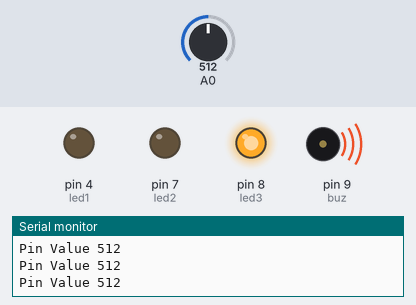
Recording of a sketch running on a simulated Arduino Uno, built with avr-gcc and run on an emulated ATmega328P. Shown: output pins drawn as LEDs (lit = HIGH), buzzer (waves = sounding), the last lines printed to the serial monitor. The inputs (shaded band) are chosen by the test bench; at power-on: A0 = 512.

Above: at 1.4 s.
1.5 s: A0 set to 485
At 2.5 s:
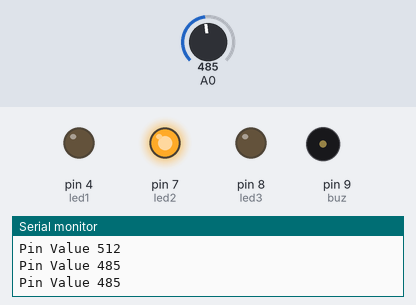
3.3 s: A0 set to 111
4.8 s: A0 set to 92
At 6.0 s:
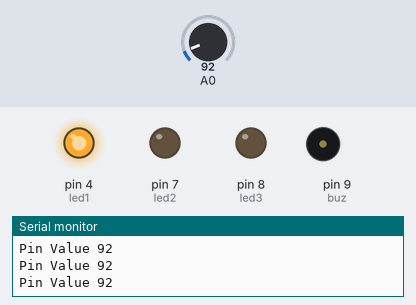
6.3 s: A0 set to 110
At 7.3 s:
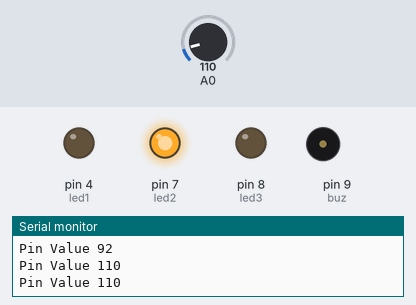
7.8 s: A0 set to 90
At 8.5 s:
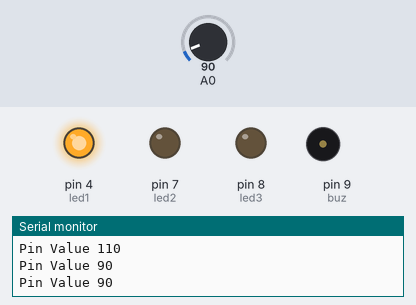
Timing chart, 0 to 10.3 s (numbered marks = the images above; inputs shaded):
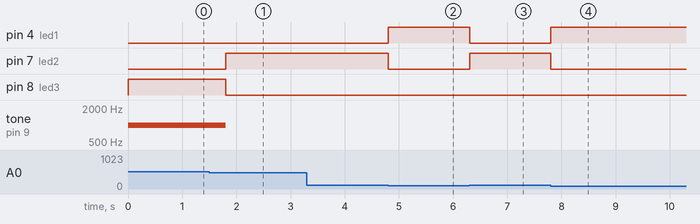

The sketch:

sketch_feb27a.ino
```cpp
int led1 =4;//pin connection 8 and yellow led
int led2=7;//pin connection 7 and red led
int led3=8;//pin connection 4 and green led
int buz = 9;
int water;

void setup()
{
pinMode(led1,OUTPUT);
pinMode(led2,OUTPUT);
pinMode(led3,OUTPUT);
pinMode(buz,OUTPUT);
pinMode(A0,INPUT);
Serial.begin(9600);
}

void loop()
{
 water = analogRead(A0);
 Serial.print("Pin Value ");
 if(water<100){
 digitalWrite(led1, HIGH);
 digitalWrite(led2, LOW);
 digitalWrite(led3, LOW);
 noTone(buz);
 }
 else if(water>=100 && water<=500){
 digitalWrite(led1, LOW);
 digitalWrite(led2, HIGH);
 digitalWrite(led3, LOW);
 noTone(buz);
 }
 else if(water>500){
 digitalWrite(led1, LOW);
 digitalWrite(led2, LOW);
 digitalWrite(led3, HIGH);
 tone(buz,1000);
 delay(100);
 }

 Serial.println(water);
 delay(500);
}
```

Measured:
- the behaviour switches between 501 and 500 on A0 (found by bisection; images 0 and 1)
- the behaviour switches between 100 and 99 on A0 (found by bisection; images 1 and 2)
- after the input at 1.5 s, pin 7 (led2): LOW → HIGH after 0.30 s; pin 8 (led3): HIGH → LOW after 0.30 s; tone on pin 9 (buz): 1000 Hz → silent after 0.30 s
- after the input at 4.8 s, pin 4 (led1): LOW → HIGH at once; pin 7 (led2): HIGH → LOW at once
- after the input at 6.3 s, pin 4 (led1): HIGH → LOW at once; pin 7 (led2): LOW → HIGH at once
- after the input at 7.8 s, pin 4 (led1): LOW → HIGH at once; pin 7 (led2): HIGH → LOW at once
